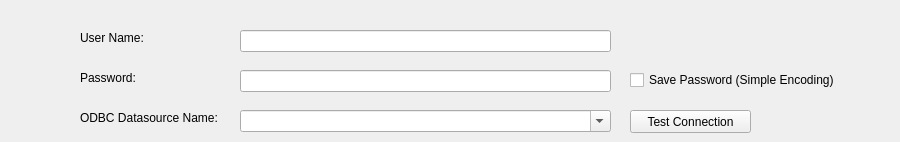
      <widget class="QWidget" name="asaSourceTab">
       <attribute name="title">
        <string>Source - Sybase ASA</string>
       </attribute>
       <widget class="QLineEdit" name="asaUserNameLineEdit">
        <property name="geometry">
         <rect>
          <x>240</x>
          <y>30</y>
          <width>371</width>
          <height>22</height>
         </rect>
        </property>
       </widget>
       <widget class="QLabel" name="label_74">
        <property name="geometry">
         <rect>
          <x>80</x>
          <y>30</y>
          <width>111</width>
          <height>16</height>
         </rect>
        </property>
        <property name="text">
         <string>User Name:</string>
        </property>
       </widget>
       <widget class="QLabel" name="label_75">
        <property name="geometry">
         <rect>
          <x>80</x>
          <y>110</y>
          <width>151</width>
          <height>16</height>
         </rect>
        </property>
        <property name="text">
         <string>ODBC Datasource Name:</string>
        </property>
       </widget>
       <widget class="QPushButton" name="s_asaTestConnectionButton">
        <property name="enabled">
         <bool>true</bool>
        </property>
        <property name="geometry">
         <rect>
          <x>630</x>
          <y>110</y>
          <width>121</width>
          <height>23</height>
         </rect>
        </property>
        <property name="text">
         <string>Test Connection</string>
        </property>
       </widget>
       <widget class="QComboBox" name="asaDatasourceComboBox">
        <property name="geometry">
         <rect>
          <x>240</x>
          <y>110</y>
          <width>371</width>
          <height>22</height>
         </rect>
        </property>
        <property name="editable">
         <bool>true</bool>
        </property>
       </widget>
       <widget class="QLabel" name="label_76">
        <property name="geometry">
         <rect>
          <x>80</x>
          <y>70</y>
          <width>111</width>
          <height>16</height>
         </rect>
        </property>
        <property name="text">
         <string>Password:</string>
        </property>
       </widget>
       <widget class="QCheckBox" name="asaSavePasswordCheckBox">
        <property name="enabled">
         <bool>true</bool>
        </property>
        <property name="geometry">
         <rect>
          <x>630</x>
          <y>70</y>
          <width>261</width>
          <height>20</height>
         </rect>
        </property>
        <property name="text">
         <string>Save Password (Simple Encoding)</string>
        </property>
       </widget>
       <widget class="QLineEdit" name="asaPasswordLineEdit">
        <property name="geometry">
         <rect>
          <x>240</x>
          <y>70</y>
          <width>371</width>
          <height>22</height>
         </rect>
        </property>
        <property name="echoMode">
         <enum>QLineEdit::Password</enum>
        </property>
       </widget>
      </widget>
